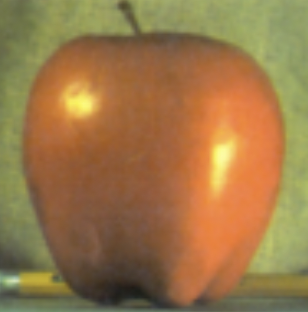
#> input picture Assign3_Interpolation/apple.jpg, 308 x 312 px
$ python ' laplacian_blend.py'
#> lines starting #> are read from the running program, lines starting #| are printed output that depends on the picture
import cv2
import numpy as np
import matplotlib.pyplot as plt

# Function to create Gaussian pyramid
def gaussian_pyramid(image, levels):
    g_pyramid = [image]
    for i in range(levels - 1):
        image = cv2.pyrDown(image)  # Downsample the image using Gaussian blur
        g_pyramid.append(image)
    return g_pyramid

# Function to create Laplacian pyramid
def laplacian_pyramid(g_pyramid):
    l_pyramid = []
    for i in range(len(g_pyramid)-1):
        # Upsample the next Gaussian level to the current level size
        upsampled = cv2.pyrUp(g_pyramid[i+1])
        # !!!!!!!!!! Resize to match current level !!!!!!!!!!!!
        upsampled = cv2.resize(upsampled, (g_pyramid[i].shape[1], g_pyramid[i].shape[0]))
        # Subtract the upsampled image from the current Gaussian level to get the Laplacian
        laplacian = cv2.subtract(g_pyramid[i], upsampled)
        l_pyramid.append(laplacian)

    # Add the last level of the Gaussian pyramid as the last Laplacian level (no next level to subtract)
    l_pyramid.append(g_pyramid[-1])
    return l_pyramid

# Function to reconstruct image from Laplacian pyramid
def reconstruct_laplacian_pyramid(l_pyramid):
    image = l_pyramid[-1]
    for i in range(len(l_pyramid)-2, -1, -1):
        image = cv2.pyrUp(image)  # Upsample the image
        # !!!!!!! Resize !!!!!!!!!!
        image = cv2.resize(image, (l_pyramid[i].shape[1], l_pyramid[i].shape[0]))
        image = cv2.add(image, l_pyramid[i])  # Add the Laplacian to reconstruct
    return image

# Function to blend two images using Laplacian pyramids
def laplacian_blending(image1, image2, mask, levels=6):
    # Generate Gaussian pyramids
    g_pyramid1 = gaussian_pyramid(image1, levels)
    g_pyramid2 = gaussian_pyramid(image2, levels)
    g_pyramid_mask = gaussian_pyramid(mask, levels)

    # Generate Laplacian pyramids
    l_pyramid1 = laplacian_pyramid(g_pyramid1)
    l_pyramid2 = laplacian_pyramid(g_pyramid2)

    # Blend the Laplacian pyramids
    l_pyramid_blend = []
    for i in range(levels):
        blended = cv2.multiply(l_pyramid1[i], g_pyramid_mask[i]) + cv2.multiply(l_pyramid2[i], (1 - g_pyramid_mask[i]))
        blended = cv2.resize(blended, (l_pyramid1[i].shape[1], l_pyramid1[i].shape[0]))
        l_pyramid_blend.append(blended)
    # Reconstruct the blended image from the Laplacian pyramid
    blended_image = reconstruct_laplacian_pyramid(l_pyramid_blend)
    return np.clip(blended_image, 0, 1)

# Load the input images (ensure they are the same size)
image1 = cv2.imread('apple.jpg')  # Replace with your first image
#> image1 is the input picture: shape (312, 308, 3); mean B, G, R 72.4, 119.7, 154.5
image2 = cv2.imread('orange.jpg')  # Replace with your second image
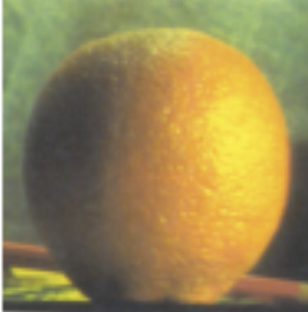
#> input picture Assign3_Interpolation/orange.jpg, 308 x 312 px
#> image2 is the input picture: shape (312, 308, 3); mean B, G, R 82.4, 134, 150.5
mask = cv2.imread('mask2.jpg', cv2.IMREAD_GRAYSCALE)  # Replace with your mask image (binary mask)
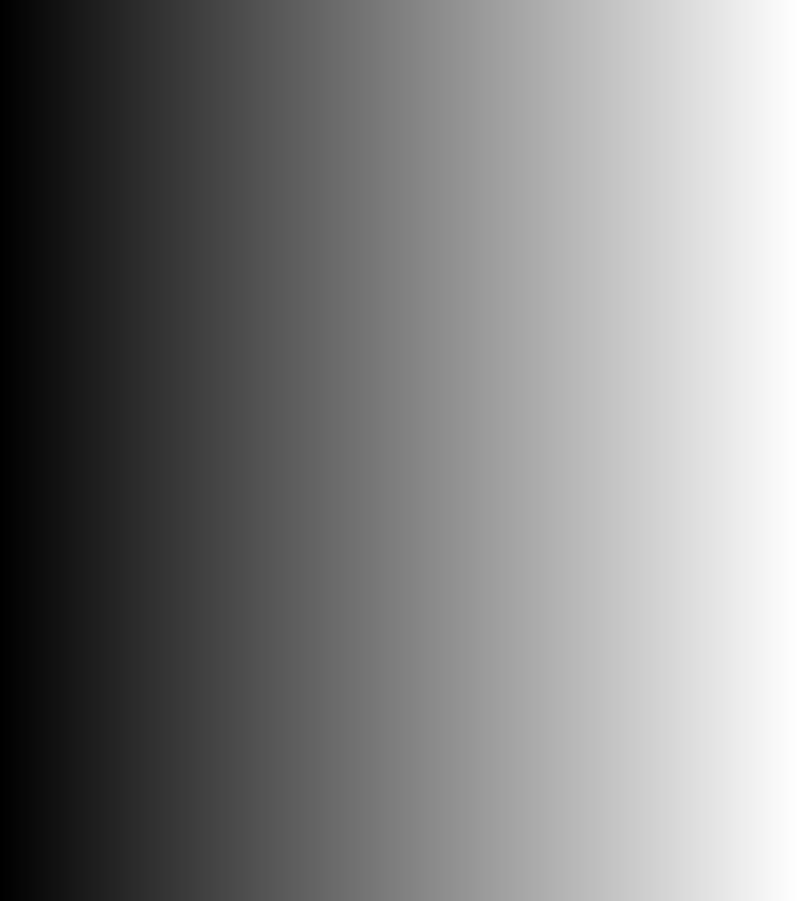
#> input picture Assign3_Interpolation/mask2.jpg, 797 x 901 px
#> mask is the input picture: shape (901, 797); min 0, max 254, mean 127

if image1 is None or image2 is None or mask is None:
    raise FileNotFoundError("Error: Unable to load image. Check the file path.")

# Convert images to RGB (matplotlib uses RGB, OpenCV uses BGR)
image1_rgb = cv2.cvtColor(image1, cv2.COLOR_BGR2RGB).astype(np.float32) / 255
image2_rgb = cv2.cvtColor(image2, cv2.COLOR_BGR2RGB).astype(np.float32) / 255
mask_rgb = cv2.cvtColor(mask, cv2.COLOR_GRAY2RGB).astype(np.float32) / 255

# Resize mask to match image size
height, width = image1.shape[:2]
#> height = 312; width = 308
mask_rgb = cv2.resize(mask_rgb, (width, height))
#> mask_rgb: shape (312, 308, 3) float32

# Perform Laplacian pyramid blending
blended_image = laplacian_blending(image1_rgb, image2_rgb, mask_rgb)
#> after the loop in gaussian_pyramid, `for i in range(levels - 1):`: g_pyramid = 6 items
#> the loop in laplacian_pyramid, `for i in range(len(g_pyramid)-1):` made 5 passes
#> pass 2, in laplacian_pyramid, `laplacian = cv2.subtract(g_pyramid[i], upsampled)`:
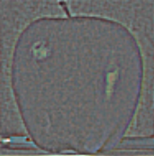
#> laplacian: shape (156, 154, 3) float32; mean of channels 0, 1, 2 6.65e-05, 0.000132, 0.000129; drawn with min black and max white
#> after the loop in laplacian_pyramid, `for i in range(len(g_pyramid)-1):`: l_pyramid = 5 items
#> in laplacian_blending, `l_pyramid1 = laplacian_pyramid(g_pyramid1)`: l_pyramid1 = 6 items
#> the loop in laplacian_pyramid (call 2), `for i in range(len(g_pyramid)-1):` made 5 passes
#> the loop in laplacian_blending, `for i in range(levels):` made 6 passes
#> pass 3, in laplacian_blending, `blended = cv2.multiply(l_pyramid1[i], g_pyramid_mask[i]) + cv2.multipl..`:
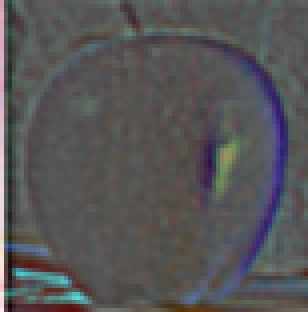
#> blended: shape (78, 77, 3) float32 (shown 4 times larger); mean of channels 0, 1, 2 0.000953, -0.00113, 0.000343; drawn with min black and max white
#> the loop in reconstruct_laplacian_pyramid, `for i in range(len(l_pyramid)-2, -1, -1):` made 5 passes
#> i on passes 1, 2, 4, 5: 4, 3, 1, 0
#> after the loop in reconstruct_laplacian_pyramid, `for i in range(len(l_pyramid)-2, -1, -1):`:
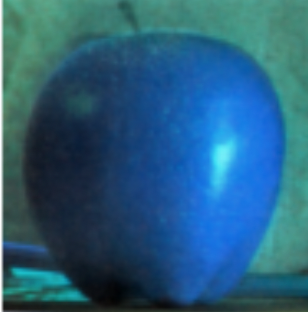
#> image: shape (312, 308, 3) float32; mean of channels 0, 1, 2 0.588, 0.491, 0.313; drawn with min black and max white
#> in laplacian_blending, `return np.clip(blended_image, 0, 1)`:
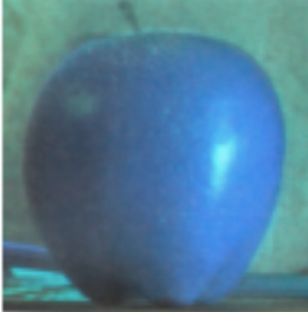
#> returned value: shape (312, 308, 3) float32; mean of channels 0, 1, 2 0.588, 0.491, 0.313; drawn as B, G, R

# Display the result (show all images created and reconstructed)

fig, axes = plt.subplots(1, 4, figsize=(18, 6))

axes[0].imshow(image1_rgb)
axes[0].set_title('Image 1')
axes[0].axis('off')

axes[1].imshow(image2_rgb)
axes[1].set_title('Image 2')
axes[1].axis('off')

axes[2].imshow(mask_rgb)
axes[2].set_title('Mask Image')
axes[2].axis('off')

axes[3].imshow(blended_image)
axes[3].set_title('Blend Image')
axes[3].axis('off')

g_pyr = gaussian_pyramid(image1_rgb, levels=6)
#> g_pyr = 6 items

fig2, axes2 = plt.subplots(1, 6, figsize=(20, 4))
for i, g in enumerate(g_pyr):
    axes2[i].imshow(np.clip(g, 0, 1))
    axes2[i].set_title(f'Gaussian L{i}')
    axes2[i].axis('off')
#> this loop made 6 passes

plt.suptitle("Gaussian Pyramid of Image 1", fontsize=16)

plt.tight_layout()
plt.show()
#> figure, not shown here; B, G, R data is drawn as R, G, B
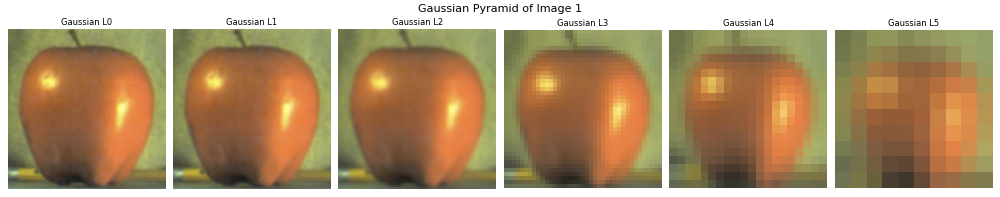
#> figure drawn by matplotlib, 6 panels
